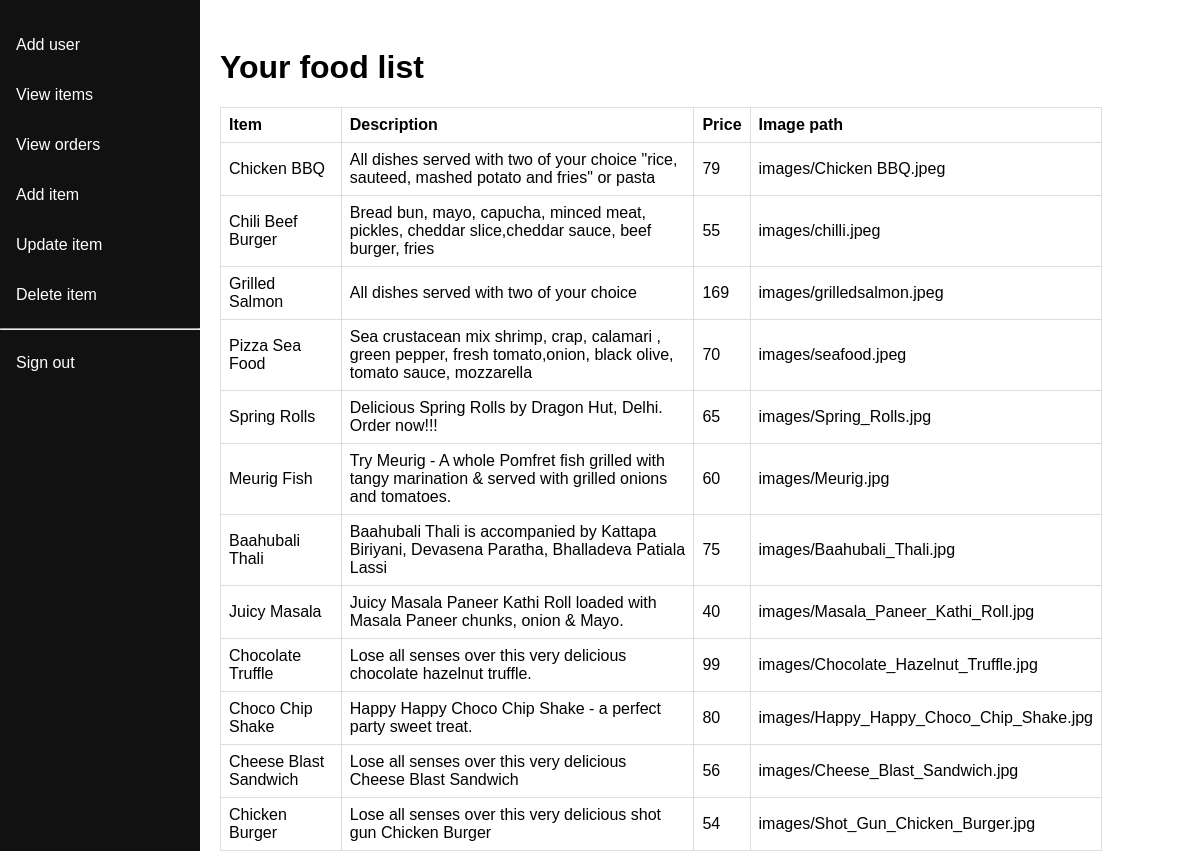
Page /view_items.php (signed in) on the committed database.
### tables this page shows
CREATE TABLE `items` (
  `food_id` int(11) NOT NULL,
  `food_name` varchar(30) NOT NULL,
  `description` varchar(200) NOT NULL,
  `price` float NOT NULL,
  `img_path` varchar(100) NOT NULL
);

### classes/UserFactory.php (called while the page is built, shortened)
<?php
	class UserFactory
	{
		private $conn;
		function __construct($db)
		{
			$this->conn = $db;
		}
		public function setUser($userType)
		{
			if($userType == 'Admin')
			{
				include 'classes/admin.php';
				return new Admin($this->conn);
			}
		}
	}
?>

### classes/admin.php (called while the page is built, shortened)
<?php
	include 'item.php';
	class Admin extends User
	{
		function __construct($db)
		{
			$this->conn = $db;
		}
		public function view_all_items()
		{
			$item = new Item($this->conn);
			$stmt = $item->view_all();
			if ($stmt) {
				return $stmt;
			}
			else{
				$message = 'There is no items in your food list';
				return $message;
			}
		}
	}
?>

### classes/item.php (called while the page is built, shortened)
<?php
	class Item
	{
		private $conn;
		function __construct($db){
			$this->conn = $db;
		}
		public function view_all()
		{
			$query = "SELECT * from items ORDER BY food_id";
			$stmt = $this->conn->prepare( $query );
        	$stmt->execute();
        	return $stmt;
		}
	}
?>

### view_items.php (the view, shortened to what this page needs)
<?php
  include 'classes/UserFactory.php';
  $instance = Database::getInstance();
  $conn = $instance->getConnection();
  $user = new UserFactory($conn);
$admin = $user->setUser('Admin');
?>
<!DOCTYPE html>
<html>
<head>
	<link rel="stylesheet" type="text/css" href="css/dashboard.css">
	<link rel="stylesheet" type="text/css" href="css/tables.css">
</head>
<body>
	<div class="sidenav">
      <a href="add_user.php">Add user</a>
	  <a href="view_items.php">View items</a>
	  <a href="view_orders.php">View orders</a>
	  <a href="add_item.php">Add item</a>
	  <a href="update_item.php">Update item</a>
	  <a href="delete_item.php">Delete item</a><hr>
	  <a href="admin_signout.php">Sign out</a>
	</div>
	<div class="content">
		<h1 class="title">Your food list</h1>
		<table>
		  <tr>
		    <th>Item</th>
		    <th>Description</th>
		    <th>Price</th>
		    <th>Image path</th>
		  </tr>
		  <?php
		  $stmt = $admin->view_all_items();
		  $num = $stmt->rowCount();
		  	if($num > 0)
		  	{
		  		while($row = $stmt->fetch(PDO::FETCH_ASSOC))
		  		{
		  			extract($row);
		  			?>
		  			<tr>
					    <td><?php echo $row['food_name'];?></td>
					    <td><?php echo $row['description']?></td>
					    <td><?php echo $row['price'];?></td>
					    <td><?php echo $row['img_path'];?></td>
					</tr>
				<?php
}
}
?>
		</table>
	</div>
</body>
</html>

### css/dashboard.css (style rules this page uses)
* { box-sizing: border-box; }
body { margin: 0; font-family: Arial, Helvetica, sans-serif; }
.sidenav { height: 100%; width: 200px; position: fixed; padding-top: 20px; top: 0; left: 0; background-color: #111; overflow-x: hidden; }
.sidenav a { color: white; padding: 16px; text-decoration: none; display: block; }
.content { margin-left: 200px; padding-left: 20px; }

### css/tables.css (style rules this page uses)
table { font-family: arial, sans-serif; border-collapse: collapse; width: 90%; }
td, th { border: 1px solid #dddddd; text-align: left; padding: 8px; }
h1 { margin-top: 5%; }

### rows in the picture
items: food_name "Chicken BBQ", description "All dishes served with two of your choice \"rice, sauteed, mashed potato and fries\" or pasta", price "79", img_path "images/Chicken BBQ.jpeg"
items: food_name "Chili Beef Burger", description "Bread bun, mayo, capucha, minced meat, pickles, cheddar slice,cheddar sauce, beef burger, fries", price "55", img_path "images/chilli.jpeg"
items: food_name "Grilled Salmon", description "All dishes served with two of your choice", price "169", img_path "images/grilledsalmon.jpeg"
items: food_name "Pizza Sea Food", description "Sea crustacean mix shrimp, crap, calamari , green pepper, fresh tomato,onion, black olive, tomato sauce, mozzarella", price "70", img_path "images/seafood.jpeg"
items: food_name "Spring Rolls", description "Delicious Spring Rolls by Dragon Hut, Delhi. Order now!!!", price "65", img_path "images/Spring_Rolls.jpg"
items: food_name "Meurig Fish", description "Try Meurig - A whole Pomfret fish grilled with tangy marination & served with grilled onions and tomatoes.", price "60", img_path "images/Meurig.jpg"
items: food_name "Baahubali Thali", description "Baahubali Thali is accompanied by Kattapa Biriyani, Devasena Paratha, Bhalladeva Patiala Lassi", price "75", img_path "images/Baahubali_Thali.jpg"
items: food_name "Juicy Masala", description "Juicy Masala Paneer Kathi Roll loaded with Masala Paneer chunks, onion & Mayo.", price "40", img_path "images/Masala_Paneer_Kathi_Roll.jpg"
items: food_name "Chocolate Truffle", description "Lose all senses over this very delicious chocolate hazelnut truffle.", price "99", img_path "images/Chocolate_Hazelnut_Truffle.jpg"
items: food_name "Choco Chip Shake", description "Happy Happy Choco Chip Shake - a perfect party sweet treat.", price "80", img_path "images/Happy_Happy_Choco_Chip_Shake.jpg"
items: food_name "Cheese Blast Sandwich", description "Lose all senses over this very delicious Cheese Blast Sandwich", price "56", img_path "images/Cheese_Blast_Sandwich.jpg"
items: food_name "Chicken Burger", description "Lose all senses over this very delicious shot gun Chicken Burger", price "54", img_path "images/Shot_Gun_Chicken_Burger.jpg"
